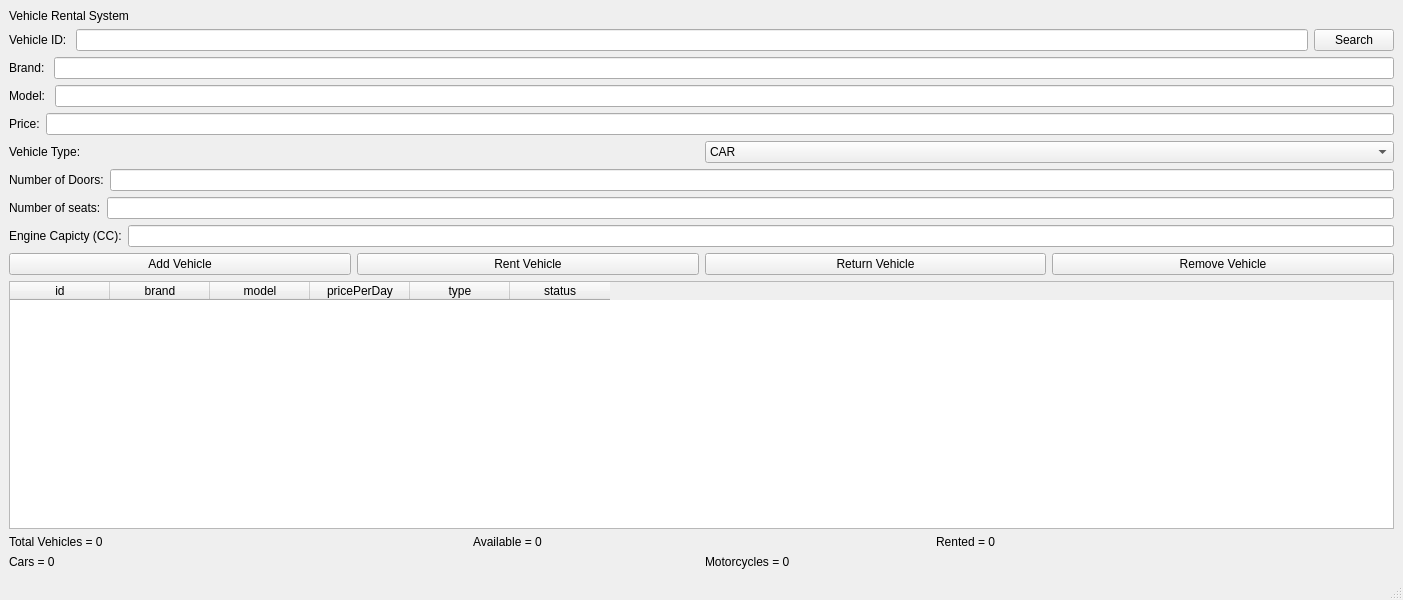
<?xml version="1.0" encoding="UTF-8"?>
<ui version="4.0">
 <class>MainWindow</class>
 <widget class="QMainWindow" name="MainWindow">
  <property name="geometry">
   <rect>
    <x>0</x>
    <y>0</y>
    <width>1403</width>
    <height>600</height>
   </rect>
  </property>
  <property name="windowTitle">
   <string>MainWindow</string>
  </property>
  <widget class="QWidget" name="centralwidget">
   <layout class="QVBoxLayout" name="verticalLayout">
    <item>
     <widget class="QLabel" name="label">
      <property name="text">
       <string>Vehicle Rental System</string>
      </property>
      <property name="alignment">
       <set>Qt::AlignmentFlag::AlignLeading|Qt::AlignmentFlag::AlignLeft|Qt::AlignmentFlag::AlignTop</set>
      </property>
     </widget>
    </item>
    <item>
     <layout class="QHBoxLayout" name="horizontalLayout_3">
      <item>
       <widget class="QLabel" name="label_2">
        <property name="text">
         <string>Vehicle ID: </string>
        </property>
       </widget>
      </item>
      <item>
       <widget class="QLineEdit" name="idEdit"/>
      </item>
      <item>
       <widget class="QPushButton" name="searchVehiclepushButton">
        <property name="text">
         <string>Search</string>
        </property>
       </widget>
      </item>
     </layout>
    </item>
    <item>
     <layout class="QHBoxLayout" name="horizontalLayout_4">
      <item>
       <widget class="QLabel" name="label_3">
        <property name="text">
         <string>Brand: </string>
        </property>
       </widget>
      </item>
      <item>
       <widget class="QLineEdit" name="brandEdit"/>
      </item>
     </layout>
    </item>
    <item>
     <layout class="QHBoxLayout" name="horizontalLayout_5">
      <item>
       <widget class="QLabel" name="label_4">
        <property name="text">
         <string>Model: </string>
        </property>
       </widget>
      </item>
      <item>
       <widget class="QLineEdit" name="modelEdit"/>
      </item>
     </layout>
    </item>
    <item>
     <layout class="QHBoxLayout" name="horizontalLayout_6">
      <item>
       <widget class="QLabel" name="label_5">
        <property name="text">
         <string>Price:</string>
        </property>
       </widget>
      </item>
      <item>
       <widget class="QLineEdit" name="priceEdit"/>
      </item>
     </layout>
    </item>
    <item>
     <layout class="QHBoxLayout" name="horizontalLayout_7">
      <item>
       <widget class="QLabel" name="label_6">
        <property name="text">
         <string>Vehicle Type:</string>
        </property>
       </widget>
      </item>
      <item>
       <widget class="QComboBox" name="vehicleTypeComboBox">
        <item>
         <property name="text">
          <string>CAR</string>
         </property>
        </item>
        <item>
         <property name="text">
          <string>MOTORCYCLE</string>
         </property>
        </item>
       </widget>
      </item>
     </layout>
    </item>
    <item>
     <layout class="QHBoxLayout" name="horizontalLayout_9">
      <item>
       <widget class="QLabel" name="label_7">
        <property name="text">
         <string>Number of Doors:</string>
        </property>
       </widget>
      </item>
      <item>
       <widget class="QLineEdit" name="doorsEdit"/>
      </item>
     </layout>
    </item>
    <item>
     <layout class="QHBoxLayout" name="horizontalLayout_10">
      <item>
       <widget class="QLabel" name="label_8">
        <property name="text">
         <string>Number of seats:</string>
        </property>
       </widget>
      </item>
      <item>
       <widget class="QLineEdit" name="seatsEdit"/>
      </item>
     </layout>
    </item>
    <item>
     <layout class="QHBoxLayout" name="horizontalLayout_11">
      <item>
       <widget class="QLabel" name="label_9">
        <property name="text">
         <string>Engine Capicty (CC):</string>
        </property>
       </widget>
      </item>
      <item>
       <widget class="QLineEdit" name="ccEdit"/>
      </item>
     </layout>
    </item>
    <item>
     <layout class="QHBoxLayout" name="horizontalLayout_8">
      <item>
       <widget class="QPushButton" name="addVehiclepushButton">
        <property name="text">
         <string>Add Vehicle</string>
        </property>
       </widget>
      </item>
      <item>
       <widget class="QPushButton" name="rentpushButton">
        <property name="text">
         <string>Rent Vehicle</string>
        </property>
       </widget>
      </item>
      <item>
       <widget class="QPushButton" name="returnpushButton">
        <property name="text">
         <string>Return Vehicle</string>
        </property>
       </widget>
      </item>
      <item>
       <widget class="QPushButton" name="removepushButton">
        <property name="text">
         <string>Remove Vehicle</string>
        </property>
       </widget>
      </item>
     </layout>
    </item>
    <item>
     <widget class="QTableWidget" name="vehicleTable">
      <property name="columnCount">
       <number>6</number>
      </property>
      <attribute name="horizontalHeaderShowSortIndicator" stdset="0">
       <bool>true</bool>
      </attribute>
      <column>
       <property name="text">
        <string>id</string>
       </property>
      </column>
      <column>
       <property name="text">
        <string>brand</string>
       </property>
      </column>
      <column>
       <property name="text">
        <string>model</string>
       </property>
      </column>
      <column>
       <property name="text">
        <string>pricePerDay</string>
       </property>
      </column>
      <column>
       <property name="text">
        <string>type</string>
       </property>
      </column>
      <column>
       <property name="text">
        <string>status</string>
       </property>
      </column>
     </widget>
    </item>
    <item>
     <layout class="QHBoxLayout" name="horizontalLayout_13">
      <item>
       <widget class="QLabel" name="totalVehiclesLabel">
        <property name="text">
         <string>Total Vehicles = 0</string>
        </property>
       </widget>
      </item>
      <item>
       <widget class="QLabel" name="availableVehiclesLabel">
        <property name="text">
         <string>Available = 0</string>
        </property>
       </widget>
      </item>
      <item>
       <widget class="QLabel" name="rentedVehiclesLabel">
        <property name="text">
         <string>Rented = 0</string>
        </property>
       </widget>
      </item>
     </layout>
    </item>
    <item>
     <layout class="QHBoxLayout" name="horizontalLayout_12">
      <item>
       <widget class="QLabel" name="carsLabel">
        <property name="text">
         <string>Cars = 0</string>
        </property>
       </widget>
      </item>
      <item>
       <widget class="QLabel" name="motorcyclesLabel">
        <property name="text">
         <string>Motorcycles = 0</string>
        </property>
       </widget>
      </item>
     </layout>
    </item>
   </layout>
  </widget>
  <widget class="QMenuBar" name="menubar">
   <property name="geometry">
    <rect>
     <x>0</x>
     <y>0</y>
     <width>1403</width>
     <height>25</height>
    </rect>
   </property>
  </widget>
  <widget class="QStatusBar" name="statusbar"/>
 </widget>
 <resources/>
 <connections/>
</ui>
